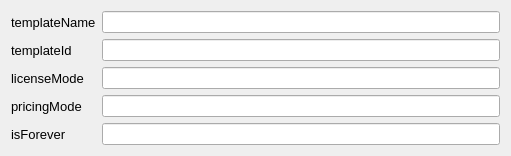
      <widget class="QWidget" name="layoutWidget_16">
       <property name="geometry">
        <rect>
         <x>21</x>
         <y>1</y>
         <width>511</width>
         <height>141</height>
        </rect>
       </property>
       <layout class="QGridLayout" name="gridLayout_10">
        <item row="1" column="1">
         <widget class="QLineEdit" name="templateId"/>
        </item>
        <item row="3" column="1">
         <widget class="QLineEdit" name="pricingMode_2">
          <property name="echoMode">
           <enum>QLineEdit::Normal</enum>
          </property>
          <property name="readOnly">
           <bool>false</bool>
          </property>
         </widget>
        </item>
        <item row="4" column="1">
         <widget class="QLineEdit" name="isForever_4"/>
        </item>
        <item row="0" column="0">
         <widget class="QLabel" name="label_37">
          <property name="font">
           <font>
            <pointsize>10</pointsize>
           </font>
          </property>
          <property name="text">
           <string>templateName</string>
          </property>
         </widget>
        </item>
        <item row="3" column="0">
         <widget class="QLabel" name="label_84">
          <property name="font">
           <font>
            <pointsize>10</pointsize>
           </font>
          </property>
          <property name="text">
           <string>pricingMode</string>
          </property>
         </widget>
        </item>
        <item row="2" column="0">
         <widget class="QLabel" name="label_83">
          <property name="font">
           <font>
            <pointsize>10</pointsize>
           </font>
          </property>
          <property name="text">
           <string>licenseMode</string>
          </property>
         </widget>
        </item>
        <item row="2" column="1">
         <widget class="QLineEdit" name="licenseMode_2"/>
        </item>
        <item row="0" column="1">
         <widget class="QLineEdit" name="templatename_3"/>
        </item>
        <item row="1" column="0">
         <widget class="QLabel" name="label_38">
          <property name="font">
           <font>
            <pointsize>10</pointsize>
           </font>
          </property>
          <property name="text">
           <string>templateId</string>
          </property>
         </widget>
        </item>
        <item row="4" column="0">
         <widget class="QLabel" name="label_85">
          <property name="font">
           <font>
            <pointsize>10</pointsize>
           </font>
          </property>
          <property name="text">
           <string>isForever</string>
          </property>
         </widget>
        </item>
       </layout>
      </widget>
